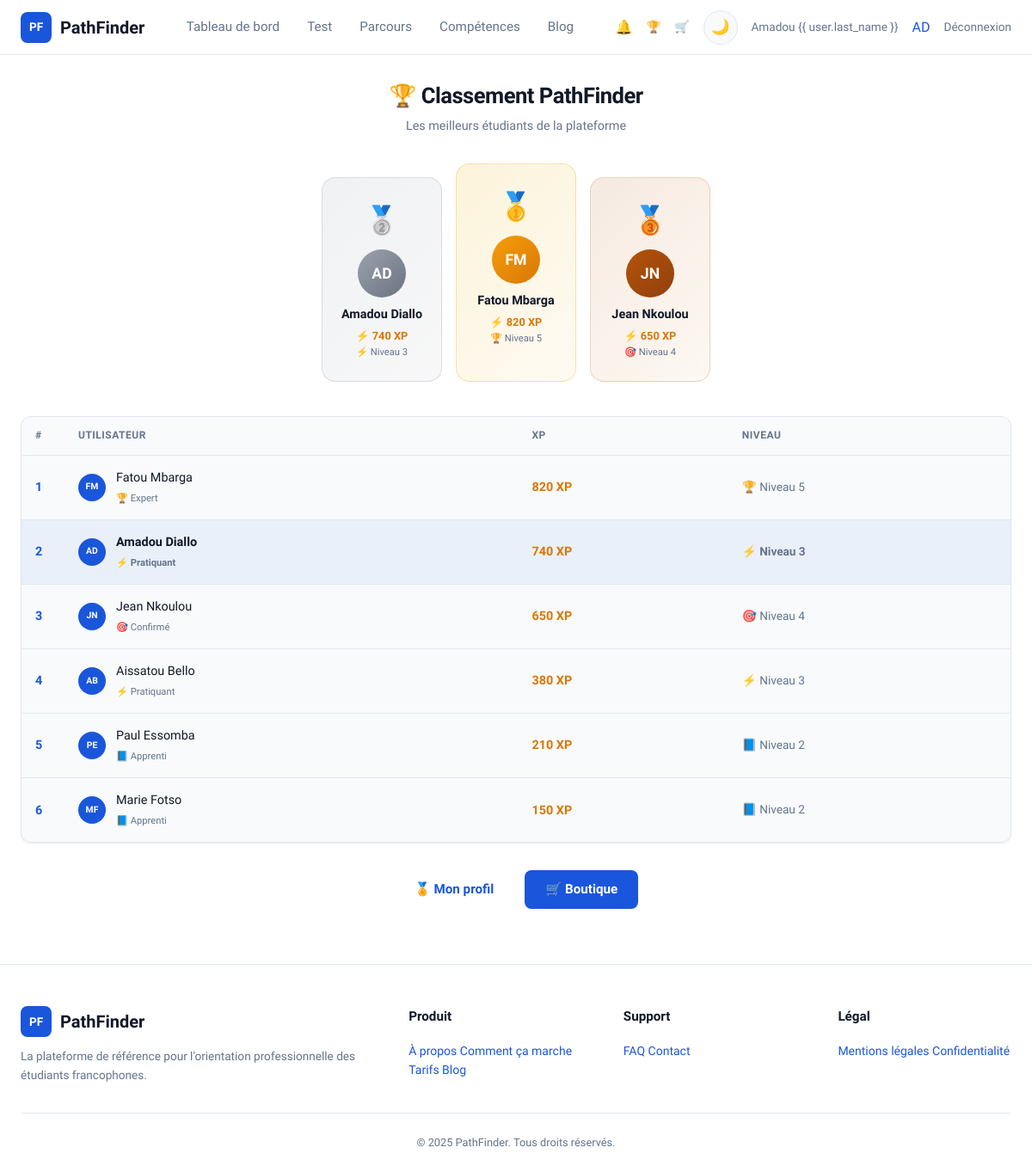
The page /gamification/classement/ (signed in) on the database its author committed.
### accounts/models.py (models this page shows, shortened)
class CustomUser(AbstractUser):
    FILIERE_CHOICES = [
        ('informatique', 'Informatique'),
        ('gestion', 'Gestion'),
        ('marketing', 'Marketing'),
        ('communication', 'Communication'),
        ('droit', 'Droit'),
        ('sciences', 'Sciences'),
        ('lettres', 'Lettres'),
        ('autre', 'Autre'),
    ]
    NIVEAU_CHOICES = [
        ('licence1', 'Licence 1'),
        ('licence2', 'Licence 2'),
        ('licence3', 'Licence 3'),
        ('master1', 'Master 1'),
        ('master2', 'Master 2'),
        ('doctorat', 'Doctorat'),
    ]
    filiere = models.CharField(max_length=100, choices=FILIERE_CHOICES, blank=True)
    niveau = models.CharField(max_length=50, choices=NIVEAU_CHOICES, blank=True)
    avatar_initials = models.CharField(max_length=3, blank=True)
    global_progress = models.FloatField(default=0.0, help_text='Progression globale 0-100%')
    total_xp = models.IntegerField(default=0)
    level = models.IntegerField(default=1)
    class Meta:
        verbose_name = 'Utilisateur'
        verbose_name_plural = 'Utilisateurs'
    @property
    def level_name(self):
        names = {1: 'Explorateur', 2: 'Apprenti', 3: 'Pratiquant',
                 4: 'Confirmé', 5: 'Expert', 6: 'Mentor', 7: 'Architecte'}
        return names.get(min(self.level, 7), 'Architecte')
    @property
    def level_icon(self):
        icons = {1: '🌱', 2: '📘', 3: '⚡', 4: '🎯', 5: '🏆', 6: '💎', 7: '👑'}
        return icons.get(min(self.level, 7), '👑')

### gamification/views.py (the view)
# urls.py: path('classement/', views.leaderboard_view, name='leaderboard'),
@login_required
def leaderboard_view(request):
    from accounts.models import CustomUser
    users = CustomUser.objects.filter(is_active=True, is_staff=False).order_by('-total_xp')[:20]
    context = {'leaderboard': users, 'current_user': request.user}
    return render(request, 'gamification/leaderboard.html', context)

### core/context_processors.py (called while the page is built)
def global_context(request):
    context = {}
    if request.user.is_authenticated:
        from notifications.models import Notification
        context['unread_notifications_count'] = Notification.objects.filter(
            user=request.user, is_read=False
        ).count()
        context['user_level_name'] = request.user.level_name
        context['user_level_icon'] = request.user.level_icon
    return context

### templates/gamification/leaderboard.html (shortened to what this page needs)
{% extends "base.html" %}
{% block content %}
<main class="main">
    <div class="container">
        <div class="lb-hero animate-in">
            <h1>🏆 Classement PathFinder</h1>
            <p>Les meilleurs étudiants de la plateforme</p>
        </div>
        {% if leaderboard|length >= 3 %}
        <div class="podium animate-in">
            <div class="podium-card silver">
                <span class="rank">🥈</span>
                <div class="avatar">{{ leaderboard.1.avatar_initials }}</div>
                <div class="name">{{ leaderboard.1.first_name }} {{ leaderboard.1.last_name }}</div>
                <div class="xp">⚡ {{ leaderboard.1.total_xp }} XP</div>
                <div class="lvl">{{ leaderboard.1.level_icon }} Niveau {{ leaderboard.1.level }}</div>
            </div>
            <div class="podium-card gold" style="padding-bottom:40px;">
                <span class="rank">🥇</span>
                <div class="avatar">{{ leaderboard.0.avatar_initials }}</div>
                <div class="name">{{ leaderboard.0.first_name }} {{ leaderboard.0.last_name }}</div>
                <div class="xp">⚡ {{ leaderboard.0.total_xp }} XP</div>
                <div class="lvl">{{ leaderboard.0.level_icon }} Niveau {{ leaderboard.0.level }}</div>
            </div>
            <div class="podium-card bronze">
                <span class="rank">🥉</span>
                <div class="avatar">{{ leaderboard.2.avatar_initials }}</div>
                <div class="name">{{ leaderboard.2.first_name }} {{ leaderboard.2.last_name }}</div>
                <div class="xp">⚡ {{ leaderboard.2.total_xp }} XP</div>
                <div class="lvl">{{ leaderboard.2.level_icon }} Niveau {{ leaderboard.2.level }}</div>
            </div>
        </div>
        {% endif %}
        <div class="card animate-in" style="padding:0;overflow:hidden;">
            <table class="lb-table">
                <thead>
                    <tr>
                        <th>#</th>
                        <th>Utilisateur</th>
                        <th>XP</th>
                        <th>Niveau</th>
                    </tr>
                </thead>
                <tbody>
                    {% for u in leaderboard %}
                    <tr class="{% if u.id == current_user.id %}is-me{% endif %}">
                        <td class="rank-cell">{{ forloop.counter }}</td>
                        <td>
                            <div class="user-cell">
                                <div class="mini-avatar">{{ u.avatar_initials }}</div>
                                <div>
                                    <div>{{ u.first_name }} {{ u.last_name }}</div>
                                    <span style="font-size:0.7rem;color:var(--text-secondary);">{{ u.level_icon }} {{ u.level_name }}</span>
                                </div>
                            </div>
                        </td>
                        <td class="xp-cell">{{ u.total_xp }} XP</td>
                        <td class="lvl-cell">{{ u.level_icon }} Niveau {{ u.level }}</td>
                    </tr>
                    {% empty %}
                    <tr>
                        <td colspan="4" style="text-align:center;padding:40px;color:var(--text-secondary);">Aucun
                            utilisateur classé</td>
                    </tr>
                    {% endfor %}
                </tbody>
            </table>
        </div>
        <div class="nav-links">
            <a href="{% url 'gamification:profile' %}" class="btn btn-outline">🏅 Mon profil</a>
            <a href="{% url 'gamification:shop' %}" class="btn btn-primary">🛒 Boutique</a>
        </div>
    </div>
</main>
{% endblock %}

### templates/includes/navbar.html (shortened to what this page needs)
{% load static %}
<nav class="navbar">
    <div class="container">
        <a href="{% url 'core:home' %}" class="navbar-logo">
            <div class="logo-icon">PF</div>
            PathFinder
        </a>
        <div class="navbar-menu">
            {% if user.is_authenticated %}
            <a href="{% url 'accounts:dashboard' %}"
                class="{% if request.resolver_match.url_name == 'dashboard' %}active{% endif %}">Tableau de bord</a>
            <a href="{% url 'orientation:test' %}"
                class="{% if request.resolver_match.app_name == 'orientation' %}active{% endif %}">Test</a>
            <a href="{% url 'parcours:career' %}"
                class="{% if request.resolver_match.app_name == 'parcours' %}active{% endif %}">Parcours</a>
            <a href="{% url 'competences:list' %}"
                class="{% if request.resolver_match.app_name == 'competences' %}active{% endif %}">Compétences</a>
            <a href="{% url 'blog:list' %}"
                class="{% if request.resolver_match.app_name == 'blog' %}active{% endif %}">Blog</a>
            {% else %}
            <a href="{% url 'core:home' %}">Accueil</a>
            <a href="{% url 'core:home' %}#fonctionnement">Fonctionnement</a>
            <a href="{% url 'core:home' %}#tarifs">Tarifs</a>
            <a href="{% url 'core:contact' %}">Contact</a>
            {% endif %}
        </div>
        <div class="navbar-actions">
            {% if user.is_authenticated %}
            <a href="{% url 'notifications:list' %}" style="position:relative;color:var(--text-secondary);">
                🔔
            </a>
            <a href="{% url 'gamification:leaderboard' %}" style="color:var(--text-secondary);font-size:0.85rem;"
                title="Classement">🏆</a>
            <a href="{% url 'gamification:shop' %}" style="color:var(--text-secondary);font-size:0.85rem;"
                title="Boutique">🛒</a>
            <button class="theme-toggle" aria-label="Changer le thème">🌙</button>
            <span style="color:var(--text-secondary);font-size:0.85rem;">{{ user.first_name }} {{ user.last_name
                }}</span>
            <a href="{% url 'gamification:profile' %}" style="text-decoration:none;">
                <div class="avatar" title="{{ user.total_xp }} XP — {{ user.level_name }}">{{ user.avatar_initials }}
                </div>
            </a>
            <a href="{% url 'accounts:logout' %}" style="color:var(--text-secondary);font-size:0.85rem;">Déconnexion</a>
            {% else %}
            <button class="theme-toggle" aria-label="Changer le thème">🌙</button>
            <a href="{% url 'accounts:login' %}" class="btn btn-outline btn-sm">Connexion</a>
            <a href="{% url 'accounts:register' %}" class="btn btn-primary btn-sm">Commencer</a>
            {% endif %}
        </div>
    </div>
</nav>

### static/css/shared.css (style rules this page uses)
:root { --bg-page: #ffffff; --bg-card: #f8fafc; --bg-input: #ffffff; --primary: #1a56db; --primary-hover: #1648b8; --success: #16a34a; --success-light: #dcfce7; --amber: #f59e0b; --amber-light: #fef3c7; --red: #ef4444; --text-primary: #111827; --text-secondary: #64748b; --text-on-primary: #ffffff; --border: #e2e8f0; --shadow: 0 1px 3px rgba(0, 0, 0, 0.06), 0 1px 2px rgba(0, 0, 0, 0.04); --shadow-md: 0 4px 6px rgba(0, 0, 0, 0.05), 0 2px 4px rgba(0, 0, 0, 0.04); --shadow-lg: 0 10px 25px rgba(0, 0, 0, 0.06), 0 4px 10px rgba(0, 0, 0, 0.04); --radius-sm: 8px; --radius-md: 12px; --radius-lg: 16px; --radius-full: 9999px; --nav-height: 64px; --max-width: 1280px; --font: 'Lexend', sans-serif; }
*, *::before, *::after { box-sizing: border-box; margin: 0; padding: 0; }
html { scroll-behavior: smooth; }
body { font-family: var(--font); font-weight: 400; line-height: 1.6; color: var(--text-primary); background-color: var(--bg-page); transition: background-color 0.3s ease, color 0.3s ease; -webkit-font-smoothing: antialiased; }
a { color: var(--primary); text-decoration: none; transition: color 0.2s; }
h1 { font-size: 2.5rem; font-weight: 700; line-height: 1.2; letter-spacing: -0.02em; }
.container { max-width: var(--max-width); margin: 0 auto; padding: 0 24px; }
.navbar { position: sticky; top: 0; z-index: 100; background: var(--bg-page); border-bottom: 1px solid var(--border); backdrop-filter: blur(12px); height: var(--nav-height); transition: background-color 0.3s; }
.navbar .container { display: flex; align-items: center; justify-content: space-between; height: 100%; }
.navbar-logo { display: flex; align-items: center; gap: 10px; font-weight: 700; font-size: 1.25rem; color: var(--text-primary); text-decoration: none; }
.navbar-logo .logo-icon { width: 36px; height: 36px; background: var(--primary); border-radius: var(--radius-sm); display: flex; align-items: center; justify-content: center; color: white; font-weight: 700; font-size: 0.85rem; }
.navbar-menu { display: flex; align-items: center; gap: 32px; }
.navbar-menu a { color: var(--text-secondary); font-weight: 500; font-size: 0.95rem; transition: color 0.2s; text-decoration: none; }
.navbar-actions { display: flex; align-items: center; gap: 16px; }
.theme-toggle { width: 40px; height: 40px; border-radius: 50%; border: 1px solid var(--border); background: var(--bg-card); cursor: pointer; display: flex; align-items: center; justify-content: center; font-size: 1.1rem; transition: all 0.2s; color: var(--text-secondary); }
.btn { display: inline-flex; align-items: center; justify-content: center; gap: 8px; padding: 12px 24px; border-radius: var(--radius-sm); font-family: var(--font); font-weight: 600; font-size: 0.95rem; border: none; cursor: pointer; transition: all 0.2s ease; text-decoration: none; line-height: 1.4; }
.btn-primary { background: var(--primary); color: var(--text-on-primary); }
.card { background: var(--bg-card); border: 1px solid var(--border); border-radius: var(--radius-md); padding: 24px; transition: all 0.2s ease; box-shadow: var(--shadow); }
.animate-in { animation: fadeInUp 0.5s ease forwards; }

### rows shown on the page
CustomUser: first_name "Amadou", avatar_initials "AD", last_name "Diallo", total_xp "740", level "⚡", level "3", level_icon "⚡", level_name "Pratiquant"
CustomUser: avatar_initials "FM", first_name "Fatou", last_name "Mbarga", total_xp "820", level "🏆", level "5", level_icon "🏆", level_name "Expert"
CustomUser: avatar_initials "JN", first_name "Jean", last_name "Nkoulou", total_xp "650", level "🎯", level "4", level_icon "🎯", level_name "Confirmé"
CustomUser: avatar_initials "AB", first_name "Aissatou", last_name "Bello", level_icon "⚡", level_name "Pratiquant", total_xp "380", level "3"
CustomUser: avatar_initials "PE", first_name "Paul", last_name "Essomba", level_icon "📘", level_name "Apprenti", total_xp "210", level "2"
CustomUser: avatar_initials "MF", first_name "Marie", last_name "Fotso", level_icon "📘", level_name "Apprenti", total_xp "150", level "2"
